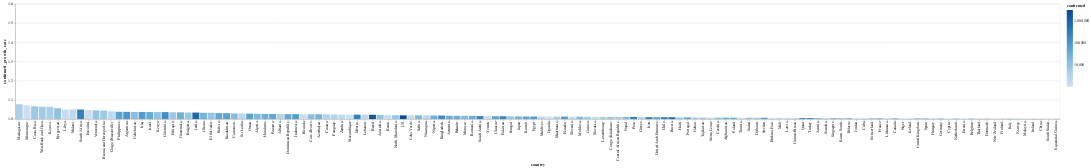

Here is the notebook cell this chart was saved with:
### Markdown cell above
# Tasa de contagios por país

El color corresponde con la cantidad de casos confirmados

### Code cell
today_df = global_df[
    (global_df.date == global_df.date.max()) & 
    (global_df.confirmed > 1000)
]


alt.Chart(today_df).mark_bar().encode(
    x=alt.X(
        'country', 
        sort=list(
            today_df.set_index('country')
                    .confirmed_growth_rate
                    .sort_values()
                    .index[::-1]
        )
    ),
    y=alt.X(
        'confirmed_growth_rate', 
        scale=alt.Scale(domain=[1, 1.6], clamp=True)
    ),
    color=alt.Color('confirmed', scale=alt.Scale(type='log')),
    tooltip=list(today_df.columns)
)

### Figure 1 — Vega-Lite specification as saved in the notebook (floating-point values rounded to 4 significant figures; data arrays with more than 128 entries replaced by an {"elided": "..."} marker saying what was removed)
{"config": {"view": {"continuousWidth": 400, "continuousHeight": 300}}, "data": {"name": "data-6dad1151e995c8e6ae7657b97f165fa1"}, "mark": "bar", "encoding": {"color": {"type": "quantitative", "field": "confirmed", "scale": {"type": "log"}}, "tooltip": [{"type": "temporal", "field": "date"}, {"type": "nominal", "field": "country"}, {"type": "quantitative", "field": "confirmed"}, {"type": "quantitative", "field": "recovered"}, {"type": "quantitative", "field": "death"}, {"type": "quantitative", "field": "confirmed_growth_rate"}, {"type": "quantitative", "field": "death_growth_rate"}, {"type": "temporal", "field": "first_infaction_date"}, {"type": "quantitative", "field": "days_from_first_infection"}, {"type": "temporal", "field": "tenth_infaction_date"}, {"type": "quantitative", "field": "days_from_tenth_infection"}, {"type": "temporal", "field": "first_death_date"}, {"type": "quantitative", "field": "days_from_first_death"}, {"type": "temporal", "field": "tenth_death_date"}, {"type": "quantitative", "field": "days_from_tenth_death"}], "x": {"type": "nominal", "field": "country", "sort": {"elided": "136 str values"}}, "y": {"type": "quantitative", "field": "confirmed_growth_rate", "scale": {"clamp": true, "domain": [1, 1.6]}}}, "$schema": "https://vega.github.io/schema/vega-lite/v4.8.1.json", "datasets": {"data-6dad1151e995c8e6ae7657b97f165fa1": {"elided": "136 records"}}}
